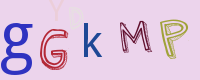
#> input picture tests/captcha.png, 200 x 80 px
$ jupyter execute cslv.ipynb
#> lines starting #> are read from the running program, lines starting #| are printed output that depends on the picture; after the words box and inside, x2 and y2 are one past the last pixel; in counts of white or black regions, pixels touching at a corner belong together
[cell 1]
import cv2
from PIL import Image

[cell 2]
img = cv2.imread('tests/captcha.png')
#> img is the input picture: shape (80, 200, 3); mean B, G, R 221, 193.9, 218.9

Image.fromarray(img)

[cell 3]
img = cv2.resize(img, (img.shape[1] * 2, img.shape[0] * 2), interpolation=cv2.INTER_LINEAR)
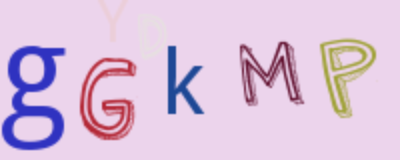
#> img: shape (160, 400, 3); mean B, G, R 220.9, 193.9, 218.9

cv2.imwrite('tests/captcha_resize.png', img)
Image.fromarray(img)

[cell 4]
img = cv2.cvtColor(img, cv2.COLOR_BGR2GRAY)
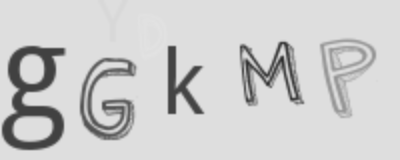
#> img: shape (160, 400); min 45, max 226, mean 204.5

cv2.imwrite('tests/captcha_grayscale.png', img)
Image.fromarray(img)

[cell 5]
img = cv2.bilateralFilter(img, 5, 15, 15)

cv2.imwrite('tests/captcha_filter.png', img)
Image.fromarray(img)

[cell 6]
(T, img) = cv2.threshold(img, 200, 255, (cv2.THRESH_BINARY))
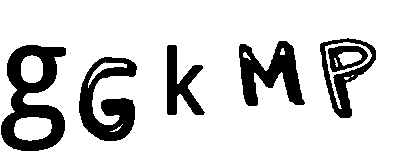
#> img: shape (160, 400); 82.3% white; 6 black regions, box (x1, y1, x2, y2) and area: (1, 45, 66, 151) 3463, (79, 57, 137, 141) 2543, (239, 41, 305, 106) 2209, (320, 38, 376, 118) 1320, (167, 45, 205, 115) 1271, (328, 46, 368, 72) 526

cv2.imwrite('tests/captcha_threshold.png', img)
Image.fromarray(img)
